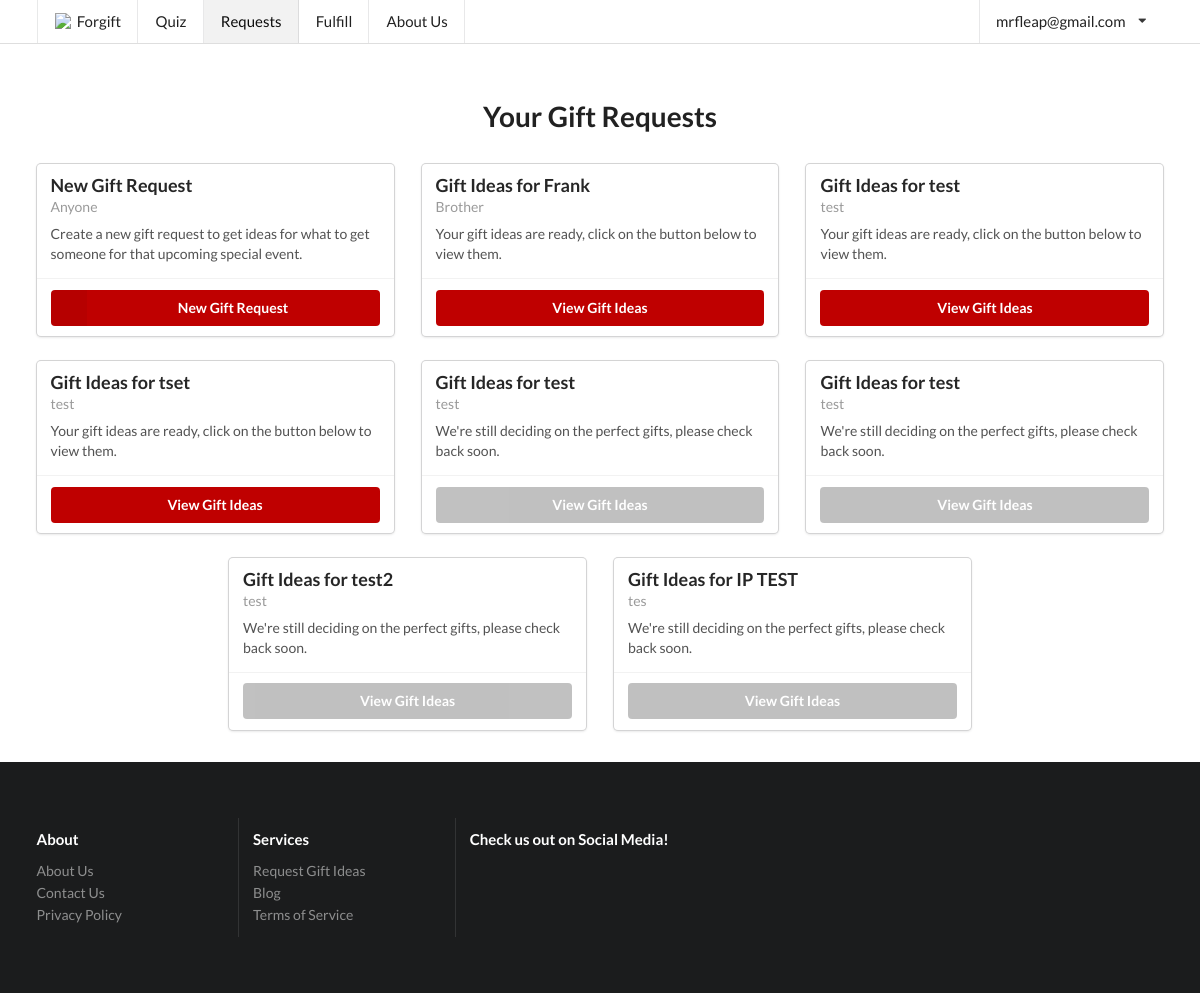
The page /request/ (signed in) on the database as committed earlier.
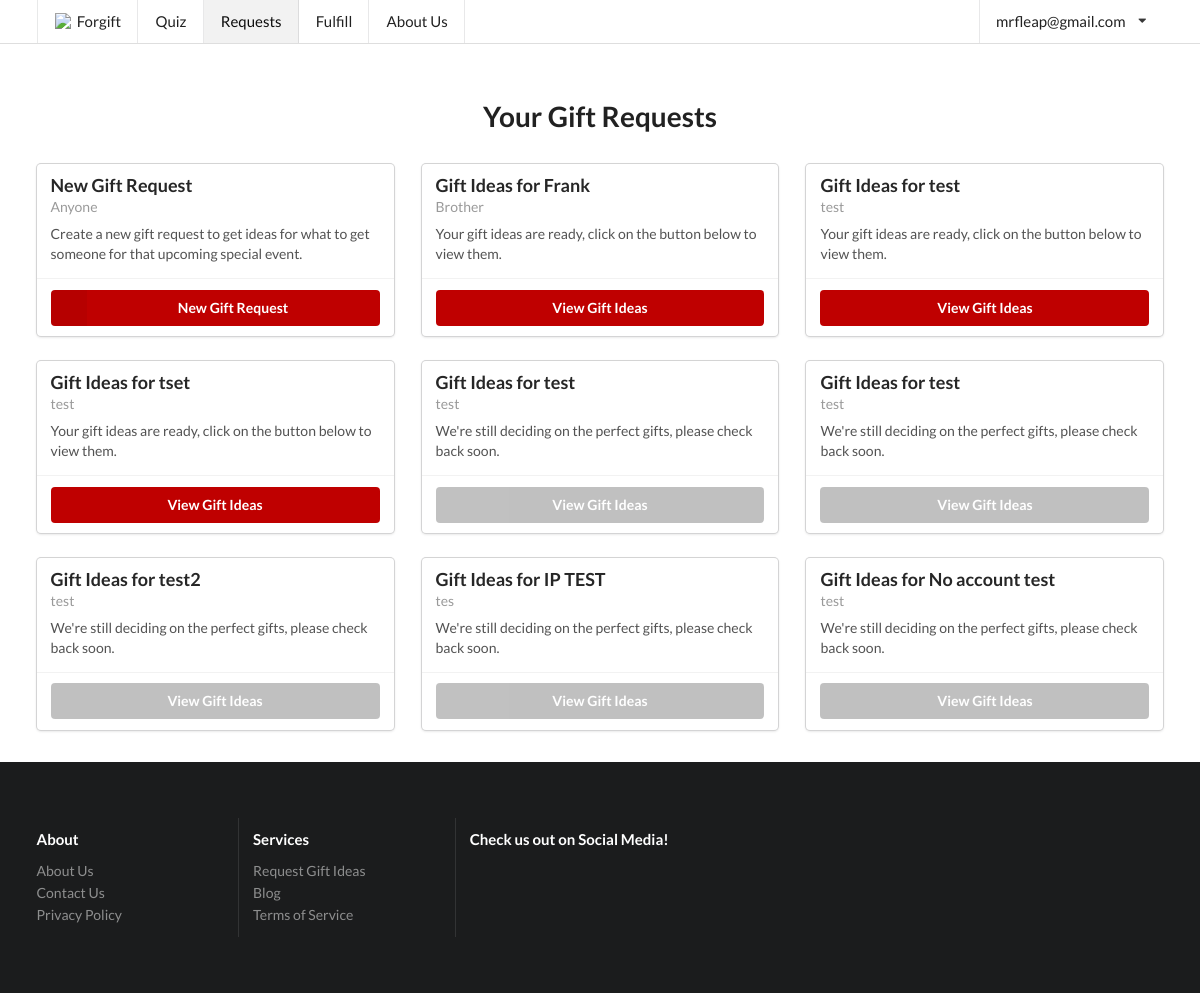
The same page on the database as committed later.
### forgyftapp/models.py (models this page shows, shortened)
class Slug(OnCreate, models.Model):
	_slug = models.SlugField(max_length=7, blank=True)
	@property
	def slug(self):
		if not self._slug:
			newSlug = django_utils.get_slug(self, length=7, underscoreSlug=True)
			self._slug = newSlug
			self.save()
		return self._slug
	class Meta:
		abstract = True

class GifteeProfile(Slug):
	name = models.TextField(max_length=150)
	gender = models.CharField(max_length=80, choices=gender.GENDER_CHOICES)
	age = models.IntegerField()
	relationship = models.TextField(max_length=6000)
	price_upper = models.IntegerField()
	interests = models.TextField(max_length=6000)
	existing_related_items = models.TextField(max_length=6000)
	extra_info = models.TextField(max_length=6000, blank=True, null=True)
	occasion = models.TextField(max_length=6000)
	published = models.BooleanField(default=False)
	emailed_about_publish = models.BooleanField(default=False)
	user = models.ForeignKey(User, on_delete=models.CASCADE, null=True)
	email = models.EmailField(null=True)
	feedback = models.OneToOneField(GiftFeedback, on_delete=models.SET_NULL, null=True)
	created = models.DateTimeField(editable=False, null=True, blank=True)
	ip_address = models.GenericIPAddressField(null=True, default=None)
	_location = models.TextField(null=True, default=None, blank=True)
	@property
	def status(self):
		if self.published:
			return "Your gift ideas are ready, click on the button below to view them."
		else:
			return "We're still deciding on the perfect gifts, please check back soon."

### forgyftapp/views/basic_views.py (the view, shortened to what this page needs)
# urls.py: url(r'^request/?$', basic_views.request, name='request'),
def request(request, profile=None, slug=None):
	if not request.user.is_authenticated:
		return login_required()(request)(request)
	if profile:
		giftee_profile = get_object_or_404(GifteeProfile, pk=profile)
		if not giftee_profile.published or not giftee_profile.user == request.user:
			return redirect("forgyftapp:request")
		if request.method == "POST":
			feedback_form = GiftFeedbackForm(request.POST, instance=giftee_profile.feedback)
			if feedback_form.is_valid():
				feedback = feedback_form.save(giftee_profile=giftee_profile)
				giftee_profile.feedback = feedback
				giftee_profile.save()
				return redirect("forgyftapp:request", slug=giftee_profile.slug)
		else:
			feedback_form = GiftFeedbackForm(instance=giftee_profile.feedback)
		hasFeedback = giftee_profile.feedback is not None
		return render(request, "request.html", {"giftee_profile": giftee_profile,
		                                        "ideas": GiftIdea.objects.filter(giftee_profile=giftee_profile),
		                                        "page": "request", "feedback_form": feedback_form,
		                                        "hasFeedback": hasFeedback})
	else:
		giftee_profiles = GifteeProfile.objects.filter(user=request.user)
		return render(request, "request.html", {"giftee_profiles": giftee_profiles, "page": "request"})

### forgyftapp/models.py (called while the page is built)
@receiver(models.signals.post_save)
def execute_after_save(sender, instance, created, *args, **kwargs):
	if issubclass(instance.__class__, OnCreate) and created:
		instance.onCreate()

### forgyftapp/util/django_utils.py (called while the page is built)
def get_slug(obj, length=6, allowed_chars="ABCDEFGHIJKLMNOPQRSTUVWXYZ0123456789", underscoreSlug=False):
	while True:
		slug = get_random_string(length=length, allowed_chars=allowed_chars)
		if underscoreSlug:
			objs_with_slug = type(obj).objects.filter(_slug=slug)
		else:
			objs_with_slug = type(obj).objects.filter(slug=slug)
		if len(objs_with_slug) <= 0:
			return slug

### forgyftapp/templates/request.html (shortened to what this page needs)
{% extends "base/base.html" %}
{% block content %}
	<div class="ui main container">
		{% if not giftee_profile %}
			<h1 style="text-align: center; padding-bottom: 16px">Your Gift Requests</h1>
			<div style="margin-left:auto;margin-right:auto;">
				<div class="ui centered stackable three cards">
					<div class="ui fluid card">
						<div class="content">
							<div class="header">
								New Gift Request
							</div>
							<div class="meta"> Anyone
							</div>
							<div class="description">
								Create a new gift request to get ideas for what to get someone for that
								upcoming special event.
							</div>
						</div>
						<div class="extra content">
							<a class="ui labeled icon fluid primary button" href="{% url "forgyftapp:gift_form" %}">
								<i class="ui icon add"></i>
								New Gift Request
							</a>
						</div>
					</div>
					{% for giftee_profile in giftee_profiles %}
						<div class="ui fluid card" style="width: calc(33.33333333% - 2em);">
							<div class="content">
								<div class="header">
									Gift Ideas for {{ giftee_profile.name }}
								</div>
								<div class="meta">
									{{ giftee_profile.relationship }}
								</div>
								<div class="description">
									{{ giftee_profile.status }}
								</div>
							</div>
							<div class="extra content">
								<a class="ui {% if not giftee_profile.published %}disabled grey {% else %}primary {% endif %}fluid  button"
								   href="{% url "forgyftapp:request" slug=giftee_profile.slug %}">View Gift
									Ideas</a>
							</div>
						</div>
					{% endfor %}
				</div>
			</div>
		{% endif %}
	</div>
{% endblock %}
{% block extra_dependencies %}
<link rel="stylesheet" type="text/css" href="{% load static %}{% static "stylesheets/responsive-semantic.min.css" %}">
{% endblock %}

Rows that differ between the two databases and show on the page:
added GifteeProfile: name "No account test", relationship "test", status "We're still deciding on the perfect gifts, please check back soon."
